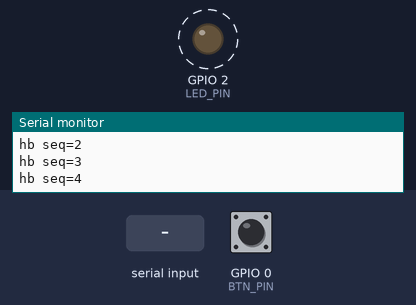
Bench run of a sketch on a simulated ESP32-S3. Shown: output pins drawn as LEDs (lit = HIGH), the last lines printed to the serial monitor. Dashed ring = blinking. Inputs (shaded band) come from the test bench; at power-on: GPIO 0 (BTN_PIN) HIGH.

Above: at 4.3 s.
4.4 s: "help\n" received over Serial
At 5.7 s:
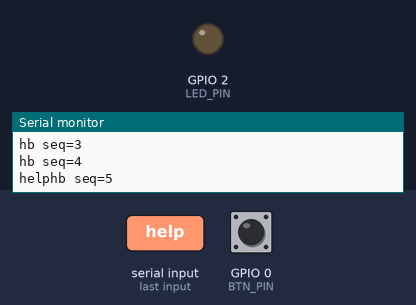
7.4 s: "status\n" received over Serial
10.4 s: "chatty on\n" received over Serial
Timing chart, 0 to 14.4 s (numbered marks = the images above; inputs shaded):
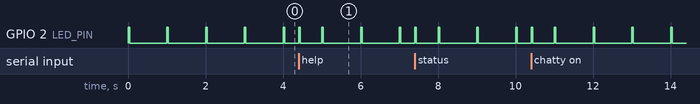

Measured:
- by itself, GPIO 2 (LED_PIN): alternates HIGH for 0.04 s and LOW for 0.96 s

The sketch:

BaudHound_Companion.ino
```cpp
/*
 * ESP32-WROOM Companion Debug Target
 * ----------------------------------
 * A device-under-test simulator for BaudHound, the ESP32-S3 wireless serial
 * console. It emits console-style UART traffic and answers
 * commands, so you can exercise the console's features against a known source:
 *   - passive baud autodetect  (steady heartbeat stream)
 *   - wake-probe / ~probe       (quiet mode: silent until it receives Enter)
 *   - RX/TX auto-swap           (just reverse the two data wires and watch it recover)
 *   - auto re-detect / repoll   (change this device's baud live, console re-locks)
 *
 * Wiring (3.3V logic, common ground):
 *   WROOM GPIO17 (TX2) -> S3 console RX pin (default GPIO16)
 *   WROOM GPIO16 (RX2) <- S3 console TX pin (default GPIO17)
 *   GND               <-> GND
 *
 * WROOM USB Serial = local debug/control @115200 (watch + drive the companion).
 * Onboard LED (GPIO2) = link activity.  BOOT button (GPIO0) = cycle link baud.
 *
 * Commands (type from the S3 console, or on the WROOM's own USB serial):
 *   help              list commands
 *   status            print a status line
 *   chatty on|off     periodic heartbeat lines (default on)
 *   quiet on|off      prompt-only mode: silent until Enter  (tests wake-probe)
 *   baud <n>          switch link baud to <n>               (tests re-detect)
 *   led on|off        drive the onboard LED
 *   <Enter>           reprints the "device>" prompt (the wake response)
 */

#define LINK      Serial2
#define LINK_RX   16
#define LINK_TX   17
#define LED_PIN   2
#define BTN_PIN   0

const uint32_t BAUDS[] = {9600, 19200, 38400, 57600, 115200, 230400};
const int NB = sizeof(BAUDS) / sizeof(BAUDS[0]);
int  baudIdx = 4;                 // start at 115200

bool chatty = true;               // emit periodic heartbeat
bool quiet  = false;              // set true to boot silent (wake-probe test)
uint32_t hbEvery = 1000, lastHb = 0, seq = 0, lastAct = 0;
String bufLink, bufUsb;

void openLink(uint32_t b){ LINK.end(); delay(5); LINK.begin(b, SERIAL_8N1, LINK_RX, LINK_TX); }
void prompt(Stream& o){ o.print("device> "); }

void banner(Stream& o){
  o.println();
  o.println("=== CompanionOS v1.0  (ESP32-WROOM debug target) ===");
  o.printf ("link @ %u 8N1   type 'help'\r\n", BAUDS[baudIdx]);
}

void processCmd(Stream& o, String line){
  line.trim();
  lastAct = millis();
  if(line.length() == 0){ prompt(o); return; }        // bare Enter = wake / prompt
  Serial.printf("[cmd] %s\r\n", line.c_str());        // mirror to WROOM USB debug

  if(line == "help"){
    o.println("commands: help, status, chatty on|off, quiet on|off, baud <n>, led on|off");
  } else if(line == "status"){
    o.printf("uptime=%lus seq=%lu heap=%u baud=%u chatty=%d quiet=%d\r\n",
             millis()/1000, seq, (unsigned)ESP.getFreeHeap(), BAUDS[baudIdx], chatty, quiet);
  } else if(line == "chatty on"){  chatty = true;  o.println("chatty on");
  } else if(line == "chatty off"){ chatty = false; o.println("chatty off");
  } else if(line == "quiet on"){   quiet  = true;  o.println("quiet on");
  } else if(line == "quiet off"){  quiet  = false; o.println("quiet off");
  } else if(line == "led on"){   digitalWrite(LED_PIN, HIGH); o.println("led on");
  } else if(line == "led off"){  digitalWrite(LED_PIN, LOW);  o.println("led off");
  } else if(line.startsWith("baud ")){
    uint32_t nb = (uint32_t)line.substring(5).toInt();
    if(nb >= 300 && nb <= 1000000){
      o.printf("switching link to %u baud...\r\n", nb); delay(30); LINK.flush();
      openLink(nb); banner(LINK);                     // console should now re-detect
    } else o.println("bad baud");
  } else {
    o.printf("unknown command: %s\r\n", line.c_str());
  }
  prompt(o);
}

// read a stream, echo typed chars back, process on CR (LF ignored)
void feed(Stream& in, String& buf, Stream& out){
  while(in.available()){
    char c = in.read();
    lastAct = millis();
    if(c == '\n') continue;                           // ignore LF (CR is the terminator)
    if(c == '\r'){ out.print("\r\n"); processCmd(out, buf); buf = ""; continue; }
    out.write(c);                                     // echo so the console shows input
    if(buf.length() < 200) buf += c;
  }
}

void setup(){
  Serial.begin(115200);
  pinMode(LED_PIN, OUTPUT);
  pinMode(BTN_PIN, INPUT_PULLUP);
  openLink(BAUDS[baudIdx]);
  Serial.printf("\nCompanion debug target up. Link @ %u 8N1 on GPIO%d(TX)/%d(RX)\n",
                BAUDS[baudIdx], LINK_TX, LINK_RX);
  if(!quiet){ banner(LINK); prompt(LINK); }           // quiet mode stays silent until Enter
}

void loop(){
  feed(LINK,   bufLink, LINK);      // commands from the console
  feed(Serial, bufUsb,  Serial);    // local control via WROOM USB

  // periodic heartbeat (suppressed in quiet mode) -> feeds passive autodetect
  if(chatty && !quiet && millis() - lastHb >= hbEvery){
    lastHb = millis(); seq++; lastAct = millis();
    LINK.printf("[%5lu] hb seq=%lu heap=%u temp=%dC link=OK\r\n",
                millis()/1000, seq, (unsigned)ESP.getFreeHeap(), 25 + (int)(seq % 6));
    Serial.printf("hb seq=%lu\r\n", seq);
  }

  // BOOT button: cycle link baud to test the console's auto re-detect
  static bool prevBtn = HIGH; static uint32_t lastBtn = 0;
  bool b = digitalRead(BTN_PIN);
  if(prevBtn == HIGH && b == LOW && millis() - lastBtn > 250){
    lastBtn = millis();
    baudIdx = (baudIdx + 1) % NB;
    LINK.printf("\r\n[button] switching to %u baud\r\n", BAUDS[baudIdx]);
    delay(20); openLink(BAUDS[baudIdx]);
    if(!quiet){ banner(LINK); prompt(LINK); }
    Serial.printf("baud -> %u\r\n", BAUDS[baudIdx]);
  }
  prevBtn = b;

  // onboard LED = link activity (recent rx/tx or heartbeat)
  digitalWrite(LED_PIN, (millis() - lastAct < 40) ? HIGH : LOW);
}
```
